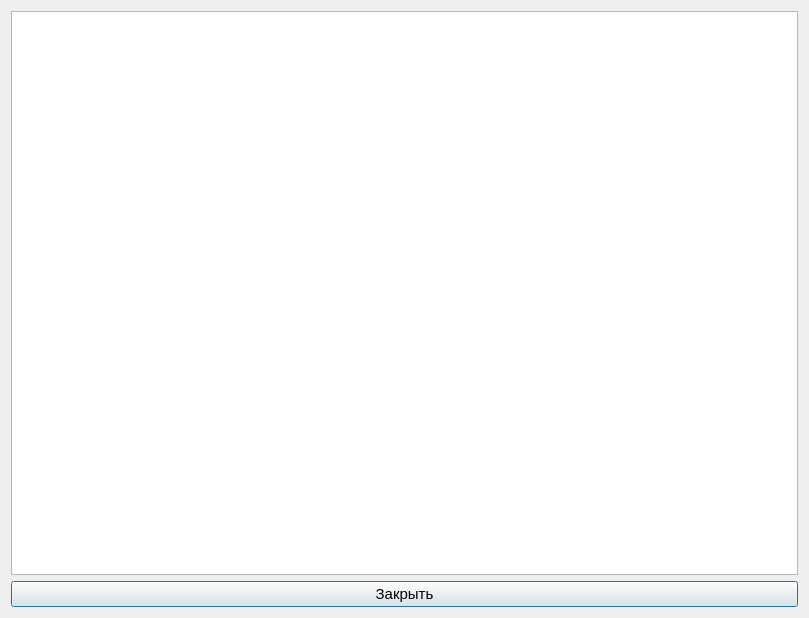
<?xml version="1.0" encoding="UTF-8"?>
<ui version="4.0">
 <class>ShowDataDialog</class>
 <widget class="QDialog" name="ShowDataDialog">
  <property name="geometry">
   <rect>
    <x>0</x>
    <y>0</y>
    <width>809</width>
    <height>618</height>
   </rect>
  </property>
  <property name="font">
   <font>
    <pointsize>11</pointsize>
   </font>
  </property>
  <property name="windowTitle">
   <string>Dialog</string>
  </property>
  <layout class="QGridLayout" name="gridLayout">
   <item row="0" column="0">
    <widget class="QPlainTextEdit" name="data">
     <property name="enabled">
      <bool>true</bool>
     </property>
     <property name="readOnly">
      <bool>true</bool>
     </property>
    </widget>
   </item>
   <item row="1" column="0">
    <widget class="QPushButton" name="closeButton">
     <property name="toolTip">
      <string>Закрыть</string>
     </property>
     <property name="text">
      <string>Закрыть</string>
     </property>
    </widget>
   </item>
  </layout>
 </widget>
 <resources/>
 <connections/>
</ui>
